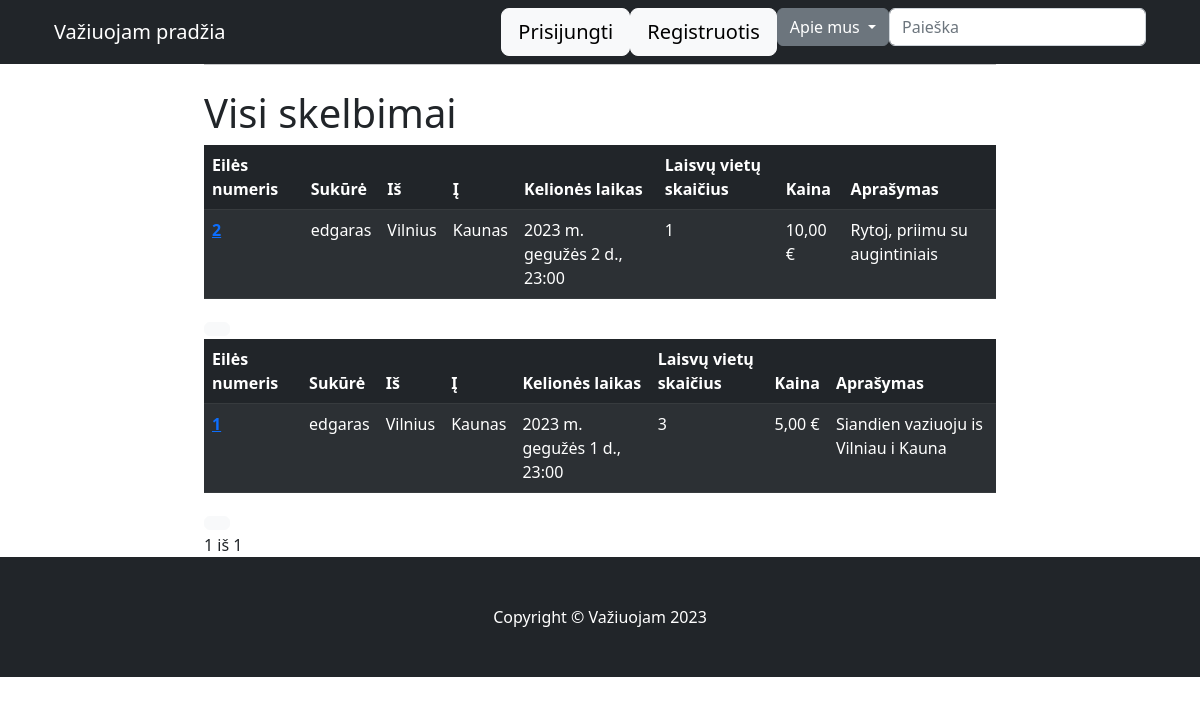
Before: /postings/ with the older database file.
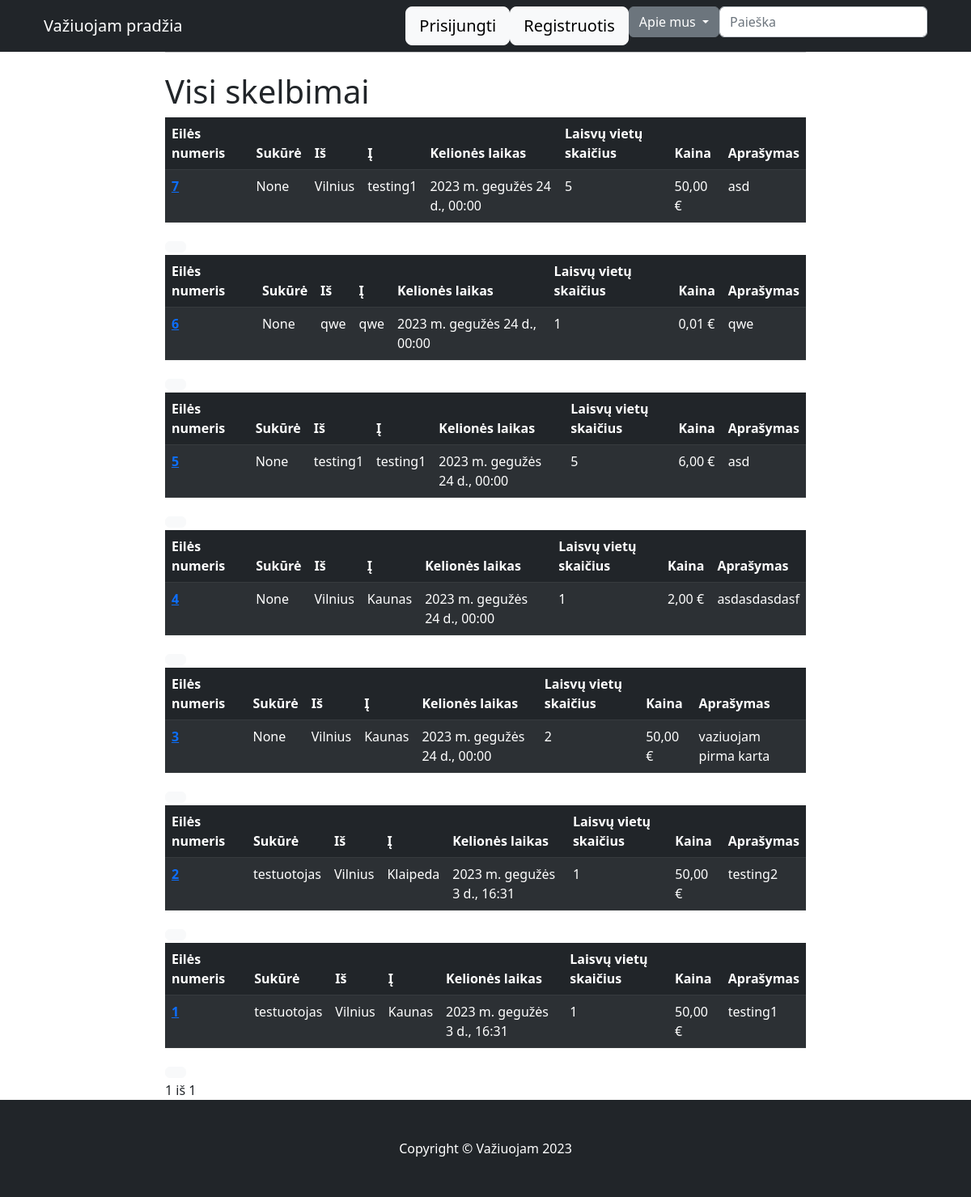
After: the same page with the newer database file.
### posts/models.py (models this page shows, shortened)
class Posting(models.Model):
    title = models.CharField(max_length=255)
    description = models.TextField(help_text="Pastabos, jei yra")
    start_location = models.CharField(max_length=255)
    end_location = models.CharField(max_length=255)
    start_time = models.DateTimeField()
    available_seats = models.PositiveIntegerField(default=4)
    price = models.DecimalField(
        max_digits=8, decimal_places=2, validators=[MinValueValidator(Decimal('0.01'))], help_text="Kaina eurais")
    created_at = models.DateTimeField(auto_now_add=True)
    updated_at = models.DateTimeField(auto_now=True)
    user = models.ForeignKey(
        User, on_delete=models.CASCADE, related_name="posting", null=True)
    class Meta:
        ordering = ['start_time',]
        verbose_name = 'Skelbimas'
        verbose_name_plural = 'Skelbimai'

### posts/views.py (the view)
# urls.py: path('postings/', views.PostListView.as_view(), name='postings'),
class PostListView(generic.ListView):
    model = Posting
    template_name = 'posts/postings.html'
    context_object_name = 'postings'
    ordering = ['-created_at']
    paginate_by = 10

### posts/templates/posts/postings.html (shortened to what this page needs)
{% extends "main/base.html" %}
{% block content %}
<h1>Visi skelbimai</h1>
{% for a in postings %}
<table class="table table-striped table-dark">
    <thead>
        <tr>
            <th scope="col">Eilės numeris</th>
            <th scope="col">Sukūrė</th>
            <th scope="col">Iš</th>
            <th scope="col">Į</th>
            <th scope="col">Kelionės laikas</th>
            <th scope="col">Laisvų vietų skaičius</th>
            <th scope="col">Kaina</th>
            <th scope="col">Aprašymas</th>
        </tr>
    </thead>
    <tbody>
        <tr>
            <th scope="row"><a href="{% url 'posting' a.id %}">{{a.id}}</th></a>
            <td>{{a.user}}</td>
            <td>{{a.start_location}}</td>
            <td>{{a.end_location}}</td>
            <td>{{a.start_time}}</td>
            <td>{{a.available_seats}}</td>
            <td>{{a.price}} &euro;</td>
            <td>{{a.description}}</td>
        </tr>
    </tbody>
</table>
<button type="button" class="btn btn-light"></button>
{% empty %}
<p>Nerasta skelbimų.</p>
{% endfor %}
<div class="pagination">
    <span class="step-links">
        <span class="current">
            {{ page_obj.number }} iš {{ page_obj.paginator.num_pages }}
        </span>
    </span>
</div>
{% endblock %}

Changed rows visible on the page:
added Posting: id "7", user "None", start_location "Vilnius", end_location "testing1", start_time "2023 m. gegužės 24 d., 00:00", available_seats "5", price "50,00", description "asd"
added Posting: id "6", user "None", start_location "qwe", end_location "qwe", start_time "2023 m. gegužės 24 d., 00:00", available_seats "1", price "0,01", description "qwe"
added Posting: id "5", user "None", start_location "testing1", end_location "testing1", start_time "2023 m. gegužės 24 d., 00:00", available_seats "5", price "6,00", description "asd"
added Posting: id "4", user "None", start_location "Vilnius", end_location "Kaunas", start_time "2023 m. gegužės 24 d., 00:00", available_seats "1", price "2,00", description "asdasdasdasf"
added Posting: id "3", user "None", start_location "Vilnius", end_location "Kaunas", start_time "2023 m. gegužės 24 d., 00:00", available_seats "2", price "50,00", description "vaziuojam pirma karta"
changed Posting id 2: user "edgaras" → "testuotojas"; end_location "Kaunas" → "Klaipeda"; start_time "2023 m. gegužės 2 d., 23:00" → "2023 m. gegužės 3 d., 16:31"; price "10,00" → "50,00"; description "Rytoj, priimu su augintiniais" → "testing2"
changed Posting id 1: user "edgaras" → "testuotojas"; start_time "2023 m. gegužės 1 d., 23:00" → "2023 m. gegužės 3 d., 16:31"; available_seats "3" → "1"; price "5,00" → "50,00"; description "Siandien vaziuoju is Vilniau i Kauna" → "testing1"
